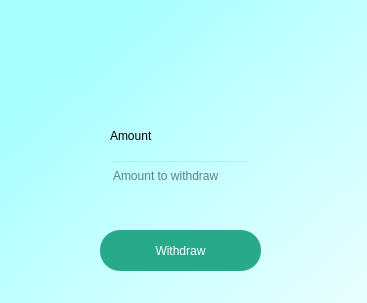
<?xml version="1.0" encoding="UTF-8"?>
<ui version="4.0">
 <class>Dialog</class>
 <widget class="QDialog" name="Dialog">
  <property name="geometry">
   <rect>
    <x>0</x>
    <y>0</y>
    <width>367</width>
    <height>303</height>
   </rect>
  </property>
  <property name="windowTitle">
   <string>Dialog</string>
  </property>
  <widget class="QWidget" name="bgwidget" native="true">
   <property name="geometry">
    <rect>
     <x>0</x>
     <y>0</y>
     <width>521</width>
     <height>411</height>
    </rect>
   </property>
   <property name="styleSheet">
    <string notr="true">QWidget#bgwidget{
background-color:qlineargradient(spread:pad, x1:0.124955, y1:0.199, x2:0.909091, y2:0.903, stop:0 rgba(170, 255, 255, 255), stop:1 rgba(255, 255, 255, 255));
}</string>
   </property>
   <widget class="QPushButton" name="pushButton">
    <property name="geometry">
     <rect>
      <x>100</x>
      <y>230</y>
      <width>161</width>
      <height>41</height>
     </rect>
    </property>
    <property name="styleSheet">
     <string notr="true">QPushButton{
border-radius : 20px;
background-color:rgb(40, 170, 138);
color:rgb(255, 255, 255);
}</string>
    </property>
    <property name="text">
     <string>Withdraw</string>
    </property>
   </widget>
   <widget class="QLabel" name="label">
    <property name="geometry">
     <rect>
      <x>48</x>
      <y>40</y>
      <width>261</width>
      <height>20</height>
     </rect>
    </property>
    <property name="styleSheet">
     <string notr="true">font: 700 10pt &quot;Segoe UI&quot;;</string>
    </property>
    <property name="text">
     <string/>
    </property>
    <property name="alignment">
     <set>Qt::AlignmentFlag::AlignCenter</set>
    </property>
   </widget>
   <widget class="QLineEdit" name="lineEdit">
    <property name="geometry">
     <rect>
      <x>110</x>
      <y>160</y>
      <width>141</width>
      <height>31</height>
     </rect>
    </property>
    <property name="styleSheet">
     <string notr="true">background:transparent;</string>
    </property>
    <property name="placeholderText">
     <string>Amount to withdraw</string>
    </property>
   </widget>
   <widget class="QLabel" name="label_2">
    <property name="geometry">
     <rect>
      <x>110</x>
      <y>120</y>
      <width>111</width>
      <height>31</height>
     </rect>
    </property>
    <property name="styleSheet">
     <string notr="true">font: 700 10pt &quot;Segoe UI&quot;;</string>
    </property>
    <property name="text">
     <string>Amount</string>
    </property>
    <property name="alignment">
     <set>Qt::AlignmentFlag::AlignLeading|Qt::AlignmentFlag::AlignLeft|Qt::AlignmentFlag::AlignVCenter</set>
    </property>
   </widget>
   <widget class="QLabel" name="label_3">
    <property name="geometry">
     <rect>
      <x>88</x>
      <y>85</y>
      <width>191</width>
      <height>21</height>
     </rect>
    </property>
    <property name="styleSheet">
     <string notr="true">font: 700 10pt &quot;Segoe UI&quot;;</string>
    </property>
    <property name="text">
     <string/>
    </property>
    <property name="alignment">
     <set>Qt::AlignmentFlag::AlignCenter</set>
    </property>
   </widget>
  </widget>
 </widget>
 <resources/>
 <connections/>
</ui>
